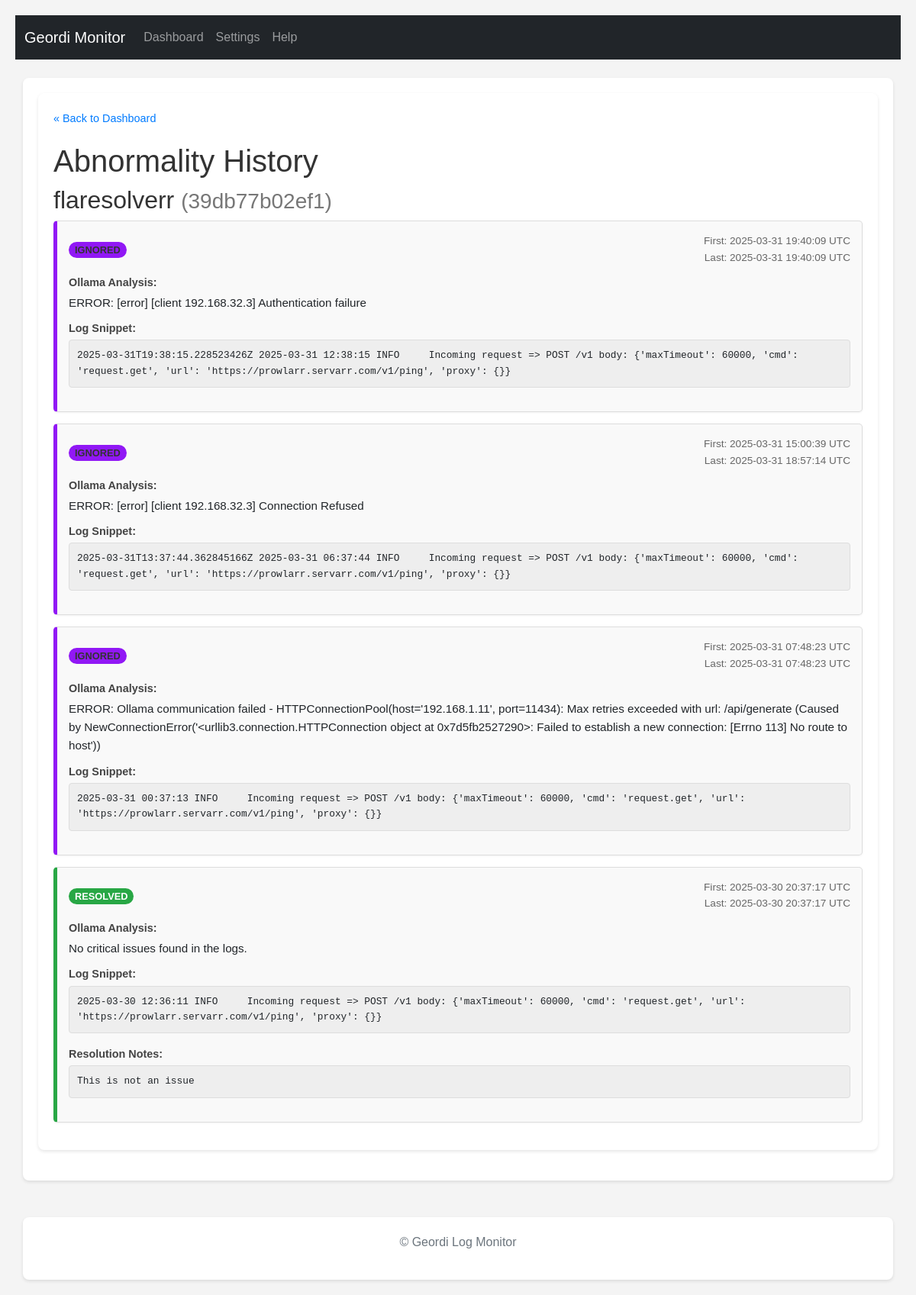
/history/39db77b02ef19365a66c09113c04f181bc0df2fdbf01fa4577740b38fad30637, run on the app's committed database.
### tables this page shows
CREATE TABLE abnormalities (
                id INTEGER PRIMARY KEY AUTOINCREMENT,
                container_name TEXT NOT NULL,
                container_id TEXT NOT NULL,
                log_snippet TEXT NOT NULL,
                ollama_analysis TEXT,
                first_detected_timestamp TEXT,
                last_detected_timestamp TEXT,
                status TEXT DEFAULT 'unresolved',
                resolution_notes TEXT,
                UNIQUE(container_id, log_snippet)
            );

### routes/ui_routes.py (the view)
@ui_bp.route('/history/<string:container_id>')
def container_history(container_id):
    if not container_id or not all(c in '0123456789abcdefABCDEF' for c in container_id) or len(container_id) < 12:
        logging.warning(f"Invalid container ID format requested in history: {container_id}")
        abort(404) # Not Found for invalid ID format
    logger.info(f"Fetching history for container_id: {container_id}")
    history_records = db.get_abnormalities_by_container(container_id)
    logger.info(f"Found {len(history_records)} history records for {container_id}.")
    container_name = history_records[0]['container_name'] if history_records else f"Unknown Container (ID: {container_id[:12]}...)"
    display_timezone_obj = get_display_timezone()
    current_color_settings = {}
    try:
        app_settings_local = getattr(current_app, 'app_settings', None)
        if app_settings_local is not None:
             with current_app.settings_lock:
                  current_color_settings = {k: v for k, v in app_settings_local.items() if k.startswith('color_')}
        else:
            logging.error("App settings not found on current_app in history route.")
            flash("Could not load color settings (app state missing).", "warning")
    except AttributeError as e:
        logging.error(f"Failed to access settings lock/dict in history route: {e}")
        flash("Could not load color settings.", "warning")
    except Exception as e:
        logging.exception(f"Unexpected error getting colors in history route: {e}")
        flash("Error loading color settings.", "error")
    return render_template('history.html',
                           records=history_records,
                           container_name=container_name,
                           container_id=container_id,
                           timezone_obj=display_timezone_obj, # Pass timezone object for potential use in template filters
                           color_settings=current_color_settings)

### db.py (called while the page is built)
def _parse_iso_datetime(iso_string):
    if not iso_string: return None
    try:
        if 'Z' in iso_string:
             dt = datetime.datetime.fromisoformat(iso_string.replace('Z', '+00:00'))
        elif '+' in iso_string or '-' in iso_string[10:]: # Check for timezone offset
             dt = datetime.datetime.fromisoformat(iso_string)
        else:
             dt = datetime.datetime.fromisoformat(iso_string).replace(tzinfo=timezone.utc)
        return dt.astimezone(timezone.utc) # Ensure it's always UTC
    except (ValueError, TypeError) as e:
        logging.warning(f"Could not parse ISO timestamp '{iso_string}': {e}. Returning as string.")
        return iso_string

def get_db():
    try:
        os.makedirs(DATABASE_DIR, exist_ok=True)
    except OSError as e:
        logging.error(f"Could not create database directory {DATABASE_DIR}: {e}")
    conn = sqlite3.connect(DATABASE, detect_types=sqlite3.PARSE_DECLTYPES | sqlite3.PARSE_COLNAMES)
    conn.row_factory = sqlite3.Row
    return conn

def _row_to_dict_with_parsed_dates(row):
    if not row: return None
    item = dict(row)
    item['first_detected_timestamp'] = _parse_iso_datetime(item.get('first_detected_timestamp'))
    item['last_detected_timestamp'] = _parse_iso_datetime(item.get('last_detected_timestamp'))
    return item

def get_abnormalities_by_container(container_id, limit=50):
    conn = get_db(); cursor = conn.cursor(); results = []
    try:
        cursor.execute("SELECT * FROM abnormalities WHERE container_id = ? ORDER BY last_detected_timestamp DESC LIMIT ?", (container_id, limit))
        rows = cursor.fetchall()
        for row in rows: results.append(_row_to_dict_with_parsed_dates(row))
        logging.debug(f"Fetched {len(results)} abnormalities for container {container_id[:12]} (limit {limit}).")
    except sqlite3.Error as e: logging.error(f"Error fetching abnormalities for container {container_id[:12]}: {e}")
    finally: conn.close()
    return results

### utils.py (called while the page is built)
def get_display_timezone():
    global SCHEDULER_TIMEZONE # Allow modification on fallback
    try:
        return pytz.timezone(SCHEDULER_TIMEZONE)
    except pytz.exceptions.UnknownTimeZoneError:
        logging.warning(f"Invalid TZ '{SCHEDULER_TIMEZONE}' specified. Using UTC.")
        SCHEDULER_TIMEZONE = "UTC" # Update the global for consistency if needed
        return pytz.utc

### templates/history.html (shortened to what this page needs)
{% extends "base.html" %}
{% block content %}
    <div class="history-container">
        <a href="{{ url_for('ui.index') }}" class="back-link">« Back to Dashboard</a>
        <h1>Abnormality History</h1>
        <h2>{{ container_name }} <small style="color: #777;">({{ container_id[:12] }})</small></h2>
        {% if records %}
            <ul class="history-list">
                {% for record in records %}
                    <li class="history-item" data-status="{{ record.status }}">
                        <div class="history-header">
                            <div>
                                <span class="status-badge status-{{ record.status }}">
                                    {{ record.status | replace('_', ' ') | title }}
                                </span>
                            </div>
                            <div class="timestamps">
                                {% if record.first_detected_timestamp %}
                                First: {% if record.first_detected_timestamp and timezone_obj %}
    {{ record.first_detected_timestamp.astimezone(timezone_obj).strftime('%Y-%m-%d %H:%M:%S %Z') }}
{% else %}
    {{ record.first_detected_timestamp if record.first_detected_timestamp else 'N/A' }}
{% endif %}                                    <br>
                                {% endif %}
Last: {% if record.last_detected_timestamp and timezone_obj %}
    {{ record.last_detected_timestamp.astimezone(timezone_obj).strftime('%Y-%m-%d %H:%M:%S %Z') }}
{% else %}
    {{ record.last_detected_timestamp if record.last_detected_timestamp else 'N/A' }}
{% endif %}
                            </div>
                        </div>
                        <div class="detail-block">
                            <strong>Ollama Analysis:</strong>
                            <p>{{ record.ollama_analysis | default('(Not Available)', true) }}</p>
                        </div>
                        <div class="detail-block">
                            <strong>Log Snippet:</strong>
                            <pre>{{ record.log_snippet | default('(Not Available)', true) }}</pre>
                        </div>
                         {% if record.resolution_notes %}
                         <div class="detail-block">
                            <strong>Resolution Notes:</strong>
                            <pre>{{ record.resolution_notes }}</pre>
                        </div>
                         {% endif %}
                    </li>
                {% endfor %}
            </ul>
        {% else %}
            <p>No abnormality history found for this container.</p>
        {% endif %}
    </div>
{% endblock %}

### static/style.css (style rules this page uses)
body { font-family: sans-serif; line-height: 1.6; margin: 20px; background-color: #f4f4f4; }
h1, h2 { color: #333; }
pre { background: #eee; padding: 10px; border-radius: 4px; white-space: pre-wrap; word-wrap: break-word; font-size: 0.9em; max-height: 200px; overflow-y: auto; }
.status-resolved { color: green; }
.status-ignored { color: orange; }

### templates/history.html (style rules this page uses)
.history-container { background: #fff; padding: 20px; border-radius: 8px; box-shadow: 0 2px 4px rgba(0,0,0,0.1); margin-bottom: 20px; max-width: 1200px; margin-left: auto; margin-right: auto; }
.history-list { list-style: none; padding: 0; }
.history-item { background-color: #f9f9f9; border: 1px solid #ddd; border-radius: 5px; margin-bottom: 15px; padding: 15px; box-shadow: 0 1px 3px rgba(0,0,0,0.05); border-left: 5px solid #ccc; }
.history-header { display: flex; justify-content: space-between; align-items: center; margin-bottom: 10px; flex-wrap: wrap; gap: 10px; }
.status-badge { padding: 3px 8px; border-radius: 12px; font-size: 0.8em; font-weight: bold; text-transform: uppercase; color: white; white-space: nowrap; }
.status-resolved { background-color: green; }
.status-ignored { background-color: orange; color: #333; }
.timestamps { font-size: 0.85em; color: #666; text-align: right; }
.detail-block { margin-bottom: 10px; }
.detail-block strong { display: block; color: #444; margin-bottom: 3px; font-size: 0.9em; }
.detail-block p { margin: 0; font-size: 0.95em; }
.detail-block pre { background: #eee; padding: 10px; border-radius: 4px; white-space: pre-wrap; word-wrap: break-word; font-size: 0.8em; max-height: 200px; overflow-y: auto; border: 1px solid #ddd; font-family: monospace; }
.back-link { display: inline-block; margin-bottom: 20px; color: #007bff; text-decoration: none; font-size: 0.9em; }

### data on the page
abnormalities: container_name "flaresolverr", status "IGNORED", first_detected_timestamp.astimezone "2025-03-31 19:40:09 UTC", last_detected_timestamp.astimezone "2025-03-31 19:40:09 UTC", ollama_analysis "ERROR: [error] [client 192.168.32.3] Authentication failure", log_snippet "2025-03-31T19:38:15.228523426Z 2025-03-31 12:38:15 INFO Incoming request => POST /v1 body: {'maxTimeout': 60000, 'cmd': 'request.get', 'url': 'https://prowlarr.servarr.com/v1/ping', 'proxy': {}}"
abnormalities: status "IGNORED", first_detected_timestamp.astimezone "2025-03-31 15:00:39 UTC", last_detected_timestamp.astimezone "2025-03-31 18:57:14 UTC", ollama_analysis "ERROR: [error] [client 192.168.32.3] Connection Refused", log_snippet "2025-03-31T13:37:44.362845166Z 2025-03-31 06:37:44 INFO Incoming request => POST /v1 body: {'maxTimeout': 60000, 'cmd': 'request.get', 'url': 'https://prowlarr.servarr.com/v1/ping', 'proxy': {}}"
abnormalities: status "IGNORED", first_detected_timestamp.astimezone "2025-03-31 07:48:23 UTC", last_detected_timestamp.astimezone "2025-03-31 07:48:23 UTC", ollama_analysis "ERROR: Ollama communication failed - HTTPConnectionPool(host='192.168.1.11', port=11434): Max retries exceeded with url: /api/generate (Caused by NewConnectionError('<urllib3.connection.HTTPConnection object at 0x7d5fb2527290>: Failed to establish a new connection: [Errno 113] No route to host'))", log_snippet "2025-03-31 00:37:13 INFO Incoming request => POST /v1 body: {'maxTimeout': 60000, 'cmd': 'request.get', 'url': 'https://prowlarr.servarr.com/v1/ping', 'proxy': {}}"
abnormalities: status "RESOLVED", first_detected_timestamp.astimezone "2025-03-30 20:37:17 UTC", last_detected_timestamp.astimezone "2025-03-30 20:37:17 UTC", ollama_analysis "No critical issues found in the logs.", log_snippet "2025-03-30 12:36:11 INFO Incoming request => POST /v1 body: {'maxTimeout': 60000, 'cmd': 'request.get', 'url': 'https://prowlarr.servarr.com/v1/ping', 'proxy': {}}", resolution_notes "This is not an issue"

### other printed values
{{ container_id[:12] }} "39db77b02ef1"
